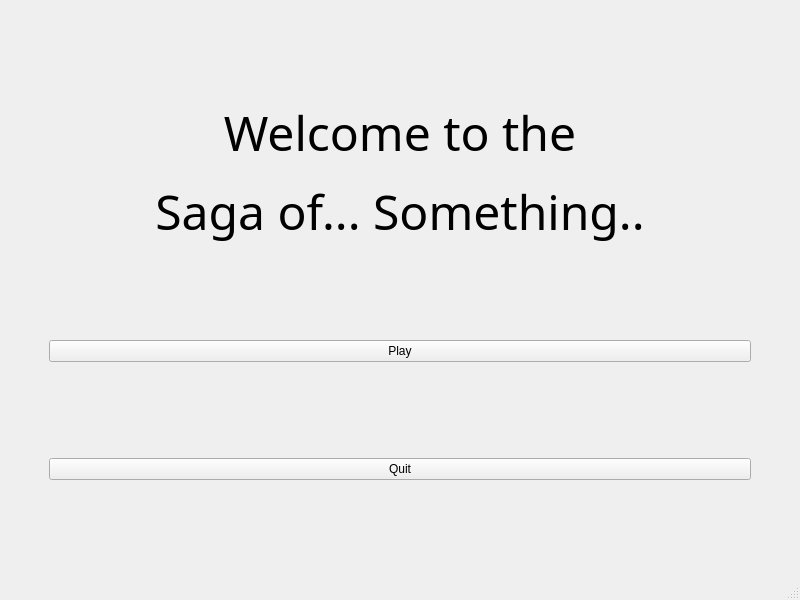
<?xml version="1.0" encoding="UTF-8"?>
<ui version="4.0">
 <class>MainWindow</class>
 <widget class="QMainWindow" name="MainWindow">
  <property name="geometry">
   <rect>
    <x>0</x>
    <y>0</y>
    <width>800</width>
    <height>600</height>
   </rect>
  </property>
  <property name="windowTitle">
   <string>MainWindow</string>
  </property>
  <property name="styleSheet">
   <string notr="true"/>
  </property>
  <widget class="QWidget" name="centralwidget">
   <layout class="QGridLayout" name="gridLayout">
    <item row="0" column="4" rowspan="7">
     <spacer name="verticalSpacer_2">
      <property name="orientation">
       <enum>Qt::Vertical</enum>
      </property>
      <property name="sizeHint" stdset="0">
       <size>
        <width>20</width>
        <height>40</height>
       </size>
      </property>
     </spacer>
    </item>
    <item row="3" column="1" rowspan="3">
     <spacer name="verticalSpacer_4">
      <property name="orientation">
       <enum>Qt::Vertical</enum>
      </property>
      <property name="sizeHint" stdset="0">
       <size>
        <width>20</width>
        <height>40</height>
       </size>
      </property>
     </spacer>
    </item>
    <item row="5" column="2">
     <widget class="QPushButton" name="quitBtn">
      <property name="text">
       <string>Quit</string>
      </property>
     </widget>
    </item>
    <item row="3" column="3" rowspan="3">
     <spacer name="verticalSpacer_3">
      <property name="orientation">
       <enum>Qt::Vertical</enum>
      </property>
      <property name="sizeHint" stdset="0">
       <size>
        <width>20</width>
        <height>40</height>
       </size>
      </property>
     </spacer>
    </item>
    <item row="0" column="0" rowspan="7">
     <spacer name="verticalSpacer">
      <property name="orientation">
       <enum>Qt::Vertical</enum>
      </property>
      <property name="sizeHint" stdset="0">
       <size>
        <width>20</width>
        <height>40</height>
       </size>
      </property>
     </spacer>
    </item>
    <item row="3" column="2">
     <widget class="QPushButton" name="playBtn">
      <property name="text">
       <string>Play</string>
      </property>
     </widget>
    </item>
    <item row="1" column="2">
     <widget class="QLabel" name="title">
      <property name="font">
       <font>
        <family>Vladimir Script</family>
       </font>
      </property>
      <property name="text">
       <string>&lt;html&gt;&lt;head/&gt;&lt;body&gt;&lt;p align=&quot;center&quot;&gt;&lt;span style=&quot; font-size:36pt;&quot;&gt;Welcome to the&lt;/span&gt;&lt;/p&gt;&lt;p align=&quot;center&quot;&gt;&lt;span style=&quot; font-size:36pt;&quot;&gt;Saga of... Something..&lt;/span&gt;&lt;/p&gt;&lt;/body&gt;&lt;/html&gt;</string>
      </property>
     </widget>
    </item>
   </layout>
  </widget>
  <widget class="QMenuBar" name="menubar">
   <property name="geometry">
    <rect>
     <x>0</x>
     <y>0</y>
     <width>800</width>
     <height>25</height>
    </rect>
   </property>
  </widget>
  <widget class="QStatusBar" name="statusbar"/>
 </widget>
 <resources/>
 <connections/>
</ui>
